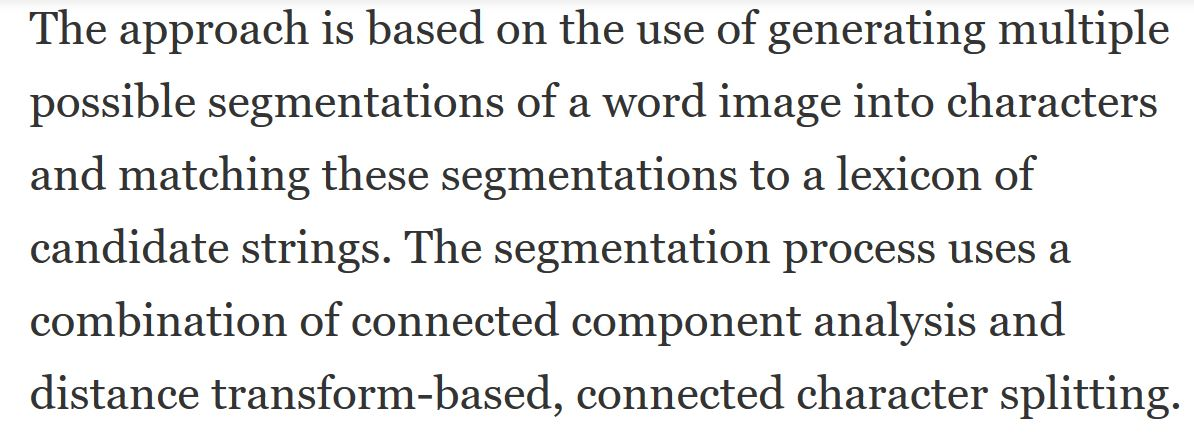
#> input picture clear.JPG, 1194 x 434 px
$ python -i skew_correction.py   (imports and definitions only)
#> lines starting #> are read from the running program, lines starting #| are printed output that depends on the picture; after the words box and inside, x2 and y2 are one past the last pixel; in counts of white or black regions, pixels touching at a corner belong together
import numpy as np
import cv2
'''One of the many problems of digitizing printed documents is the skewness of the given image. An Image that contains
   text maybe rotated to some degree which may cause problems when we try to segment the images into lines.
   This module will help to solve this problem by using the idea of forming a rectangle bounding the tilted text portion
   and then rotating this rectangle to achieve linear text regions'''
'''
        This is the second process in ocr!!

        Use before this: noise_removal

        Use after this: line_detector
'''

def skew_corrector(image):
    '''
        This Module will deal with tilt correction of the text region in an image. It includes:
        1. Thresholding the Image to achieve only two grayscales to deal with (black and white)
        2. Finding all the coordinates of the pixel containing white text portions.
        3. Detecting the minimum area rectangle that encloses all of these pixels.
        4. Finding the angle by which the rectangle is rotated.
           Note: The opencv's minAreaRect() function has a strange implementation for representing the angle of the
           rotated rectangle.
           Refer this site for more information:
           https://stackoverflow.com/questions/15956124/minarearect-angles-unsure-about-the-angle-returned
           https://namkeenman.wordpress.com/2015/12/18/open-cv-determine-angle-of-rotatedrect-minarearect/
        5. Using this angle to form a filter that will deskew the image
        6. Applying this filter to the image to obtained deskewed image
        :param image: A grayscale image of size 600 x 600 pixel
        :return: A binarized deskewed image with text in white and background in black.
    '''

    # Using THRESH_BINARY AND THRESH_OTSU TO ACHIEVE BETTER THRESHOLDING OF THE IMAGE
    thresh = cv2.threshold(image, 0, 255,
    cv2.THRESH_BINARY + cv2.THRESH_OTSU)[1]
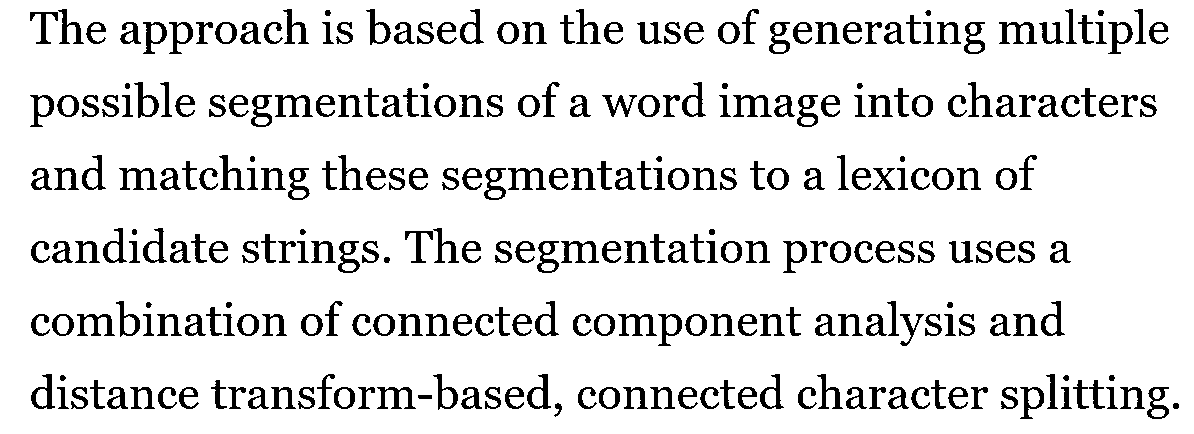
#> thresh: shape (434, 1194); 89% white; 291 black regions, largest, box (x1, y1, x2, y2) and area: (999, 22, 1037, 44) 382, (275, 95, 313, 117) 380, (733, 95, 772, 117) 371

    # [13 lines of commented-out code are left out]
    white_coordinates = np.column_stack(np.where(thresh > 0))
#> white_coordinates = 461029 pairs, first value 0 to 433, second value 0 to 1193

    # cv2.minAreaRect gives the rectangle with least rotation
    # It has a confusing angle implementation and returns angle from -90 to 0.
    rectangle = cv2.minAreaRect(white_coordinates)
#> rectangle = ((216.5, 596.5), (1193, 433), -90)

    #since this rectangle contains the center (x,y), the tuple (width,height) and the angle of rotated rectangle and we need
    #only center and the angle
    angle = rectangle[-1]
#> angle = -90
    #Since the cv2.getRotationMatrix2D() function accepts the angle and forms the affine transform matrix based on the
    #angle given. We need to format the angle returned by the minAreaRect to obtain correct rotation of the image

    # Correcting angle of the image in order to meet the assertions in the affine_matrix function.
    if angle< -45:
        angle = -(90 + angle)
#> angle = 0
    else:
        angle = -angle

    # Extracting the dimensions of the image in the tuple (h,w)
    (h, w) = image.shape[:2]
#> h = 434; w = 1194

    # Finding the center of the image.
    center = (w // 2, h // 2)
#> center = (597, 217)
    '''
        Getting affine_matrix from getrotationMatrix2D
        Affine matrix is 2 x 3 matrix that helps to implement the translation and rotation of pixels using the idea of
        Straight Lines and their equations on a 2D plane.
        A line that is inclined to x axis at an angle of 45 degrees and passing through (0,3) has an equation y = x+3.
        If we want to convert this line to a straight line coincident with x axis ( i.e. y = 0) we need to first
        make the line pass through origin. In other words we need to reduce the constant term of the equation to zero.
        Thus we obtain the equation y = x.
        In order to make it co incident with the x axis we need to reduce the slope to zero. This gives us the equation
        y = 0. This 2 Step process can also be implemented using matrices as follows:

        T = [ a00 a01 b00 ] [x] = M . X'
            [ a10 a11 b10 ].[y]
        Here the matrix M is the affine matrix and the elements a00 a01 a10 a11 do the job of rotation while b00 and b10
        does the job of translation.

        Refer This site for more:
        https://docs.opencv.org/3.1.0/d4/d61/tutorial_warp_affine.html
        https://docs.opencv.org/3.1.0/da/d54/group__imgproc__transform.html#gafbbc470ce83812914a70abfb604f4326

        The wrapAffine function then uses this matrix to form the new image and contains following parameters:
        1. src	input image.
        2. dst	output image that has the size dsize and the same type as src .
        3. M	2×3 transformation matrix.
        4. dsize	size of the output image.
        5.flags	combination of interpolation methods (see cv::InterpolationFlags)
        and the optional flag WARP_INVERSE_MAP that means that M is the inverse transformation ( dst→src )
        6.borderMode	pixel extrapolation method (see cv::BorderTypes);
        when borderMode=BORDER_TRANSPARENT, it means that the pixels in the destination image corresponding
        to the "outliers" in the source image are not modified by the function.
        7.borderValue	value used in case of a constant border; by default, it is 0.
    '''
    # The getRotationMatrix2D function needs the center of the image , the angle to be rotated and the isotropic scale
    # factor in order to return a 2 x 3 affine matrix.

    affine_matrix = cv2.getRotationMatrix2D(center, angle, 1.0)
#> affine_matrix = [[1, 0, 0], [0, 1, 0]]

    #making the deskewed image by applying the affine_matrix on the image using warpAffine function
    rotated = cv2.warpAffine(thresh, affine_matrix, (w,h),
	flags=cv2.INTER_CUBIC, borderMode=cv2.BORDER_REPLICATE)
    rotated = cv2.threshold(rotated, 0, 255,cv2.THRESH_BINARY + cv2.THRESH_OTSU)[1]
    #-------------------------------------------------------------------------------------------------------------------
    #This snippet of code is used while testing. Can be skipped or commented!!
    cv2.imshow('Deskewed Image',rotated)
    cv2.waitKey(0)
    cv2.destroyAllWindows()
    #-------------------------------------------------------------------------------------------------------------------

    return rotated
#skew_corrector(noise_removed_image)

>>> import cv2
>>> picture = cv2.imread('clear.JPG', cv2.IMREAD_GRAYSCALE)
>>> result = skew_corrector(picture)
